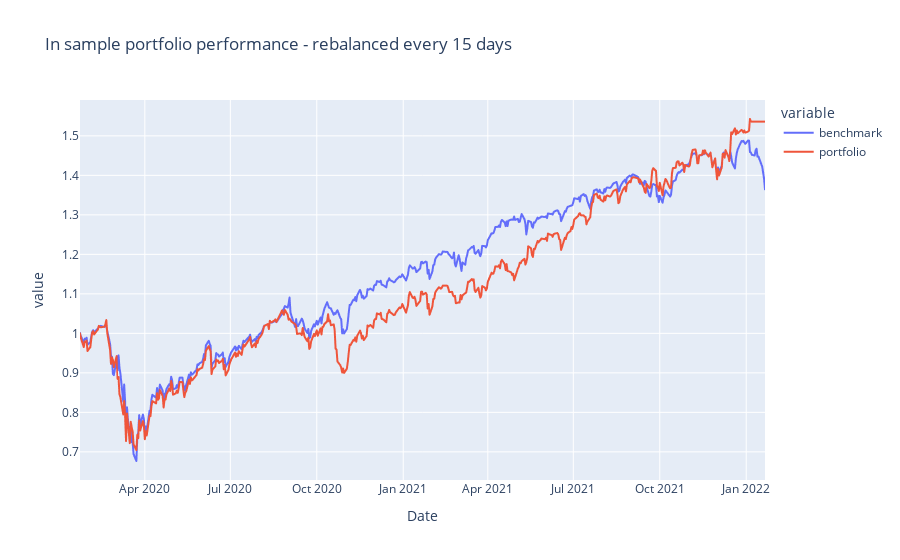

Notebook code cell kept with this figure:
### Code cell
Pf.cluster = False
Pf.optimize()
Pf.plot_perf()

### Figure 1 — Plotly figure (JSON) as saved in the notebook; plotly's stock layout.template omitted (floating-point values rounded to 4 significant figures; data arrays with more than 128 entries replaced by an {"elided": "..."} marker saying what was removed)
{"data": [{"hovertemplate": "variable=benchmark<br>Date=%{x}<br>value=%{y}<extra></extra>", "legendgroup": "benchmark", "line": {"color": "#636efa", "dash": "solid"}, "marker": {"symbol": "circle"}, "mode": "lines", "name": "benchmark", "showlegend": true, "x": {"elided": "505 str values"}, "xaxis": "x", "y": {"elided": "505 float values"}, "yaxis": "y", "type": "scattergl"}, {"hovertemplate": "variable=portfolio<br>Date=%{x}<br>value=%{y}<extra></extra>", "legendgroup": "portfolio", "line": {"color": "#EF553B", "dash": "solid"}, "marker": {"symbol": "circle"}, "mode": "lines", "name": "portfolio", "showlegend": true, "x": {"elided": "505 str values"}, "xaxis": "x", "y": {"elided": "505 float values"}, "yaxis": "y", "type": "scattergl"}], "layout": {"xaxis": {"anchor": "y", "domain": [0.0, 1.0], "title": {"text": "Date"}}, "yaxis": {"anchor": "x", "domain": [0.0, 1.0], "title": {"text": "value"}}, "legend": {"title": {"text": "variable"}, "tracegroupgap": 0}, "title": {"text": "In sample portfolio performance - rebalanced every 15 days"}}}
